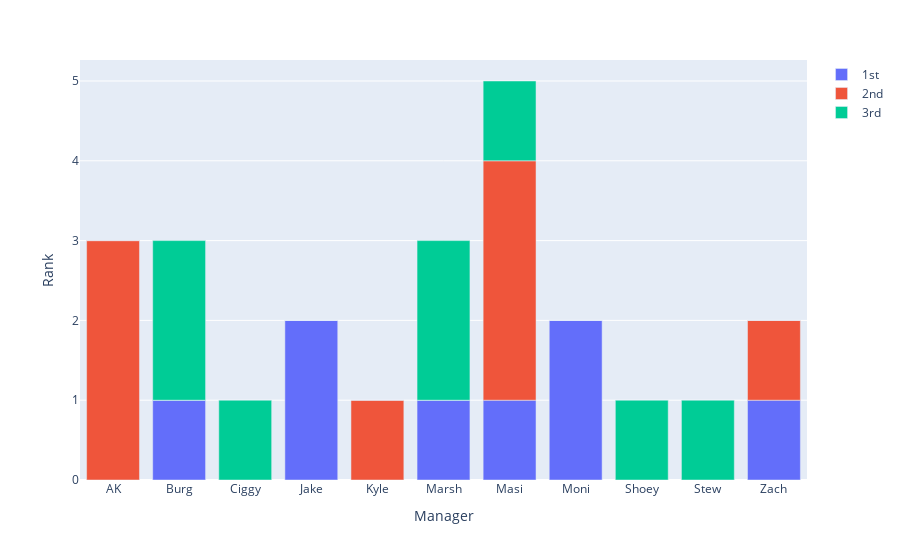

Notebook source saved alongside this figure:
### Markdown cell above
# Most top 3 finishes

### Code cell
df_placed = df.copy()
df_placed = df_placed[df_placed['Rank'] <= 3]
df_placed = df_placed.groupby(['Manager', 'Rank']).size().unstack(fill_value=0).reset_index()
df_placed = df_placed.rename(columns={1: '1st', 2: '2nd', 3: '3rd'})

fig = px.bar(df_placed, x='Manager', y=['1st', '2nd', '3rd'])
fig.update_layout({
    'yaxis': {
        'title': 'Rank'
    }, 
    'legend': {
        'title': ''
    }
})

fig.show()

### Figure 1 — Plotly figure (JSON) as saved in the notebook; plotly's stock layout.template omitted (floating-point values rounded to 4 significant figures)
{"data": [{"alignmentgroup": "True", "hovertemplate": "variable=1st<br>Manager=%{x}<br>value=%{y}<extra></extra>", "legendgroup": "1st", "marker": {"color": "#636efa", "pattern": {"shape": ""}}, "name": "1st", "offsetgroup": "1st", "orientation": "v", "showlegend": true, "textposition": "auto", "type": "bar", "x": ["AK", "Burg", "Ciggy", "Jake", "Kyle", "Marsh", "Masi", "Moni", "Shoey", "Stew", "Zach"], "xaxis": "x", "y": [0, 1, 0, 2, 0, 1, 1, 2, 0, 0, 1], "yaxis": "y"}, {"alignmentgroup": "True", "hovertemplate": "variable=2nd<br>Manager=%{x}<br>value=%{y}<extra></extra>", "legendgroup": "2nd", "marker": {"color": "#EF553B", "pattern": {"shape": ""}}, "name": "2nd", "offsetgroup": "2nd", "orientation": "v", "showlegend": true, "textposition": "auto", "type": "bar", "x": ["AK", "Burg", "Ciggy", "Jake", "Kyle", "Marsh", "Masi", "Moni", "Shoey", "Stew", "Zach"], "xaxis": "x", "y": [3, 0, 0, 0, 1, 0, 3, 0, 0, 0, 1], "yaxis": "y"}, {"alignmentgroup": "True", "hovertemplate": "variable=3rd<br>Manager=%{x}<br>value=%{y}<extra></extra>", "legendgroup": "3rd", "marker": {"color": "#00cc96", "pattern": {"shape": ""}}, "name": "3rd", "offsetgroup": "3rd", "orientation": "v", "showlegend": true, "textposition": "auto", "type": "bar", "x": ["AK", "Burg", "Ciggy", "Jake", "Kyle", "Marsh", "Masi", "Moni", "Shoey", "Stew", "Zach"], "xaxis": "x", "y": [0, 2, 1, 0, 0, 2, 1, 0, 1, 1, 0], "yaxis": "y"}], "layout": {"barmode": "relative", "legend": {"title": {"text": ""}, "tracegroupgap": 0}, "margin": {"t": 60}, "xaxis": {"anchor": "y", "domain": [0, 1], "title": {"text": "Manager"}}, "yaxis": {"anchor": "x", "domain": [0, 1], "title": {"text": "Rank"}}}}
